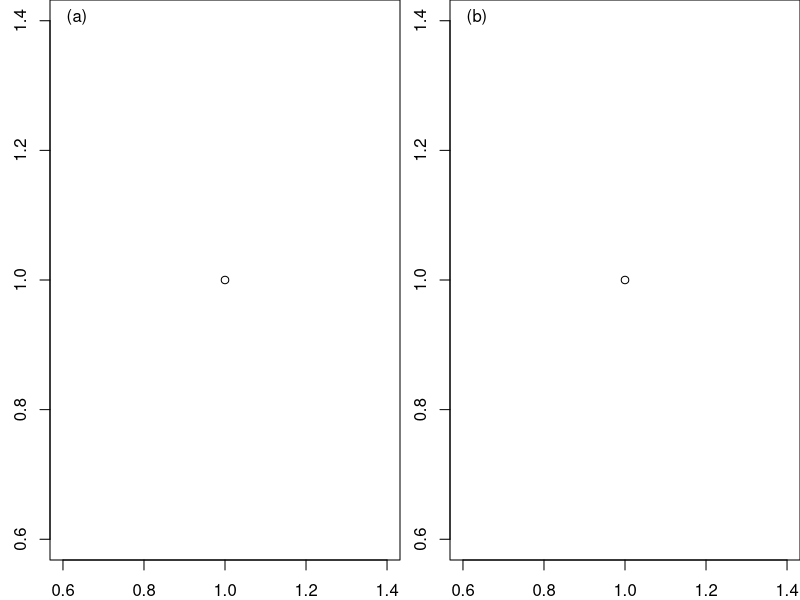
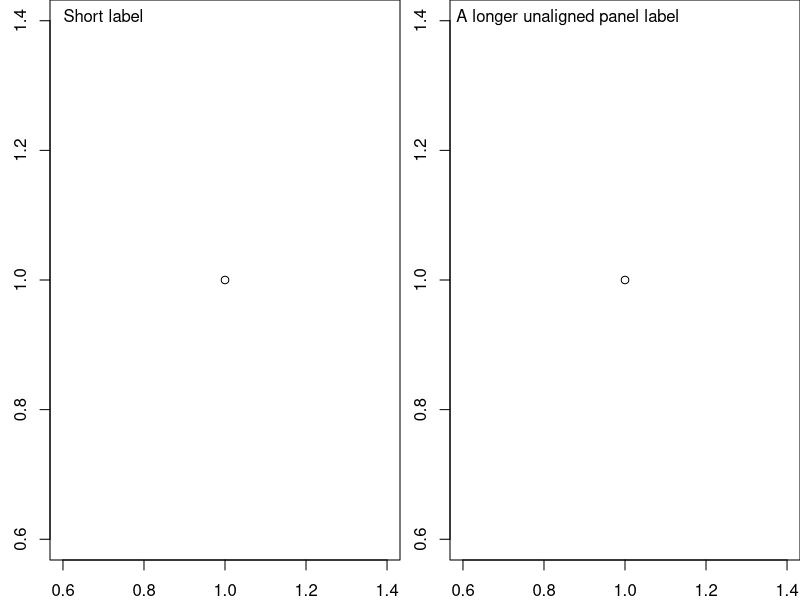
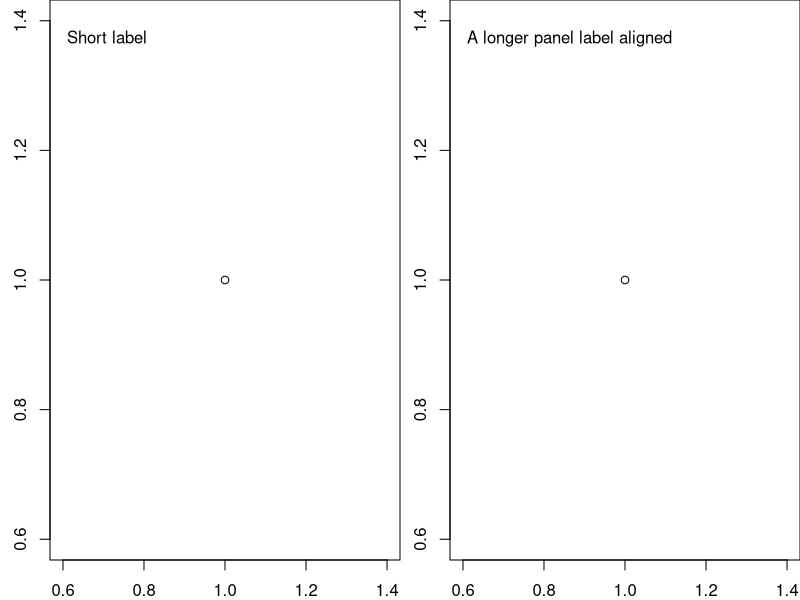
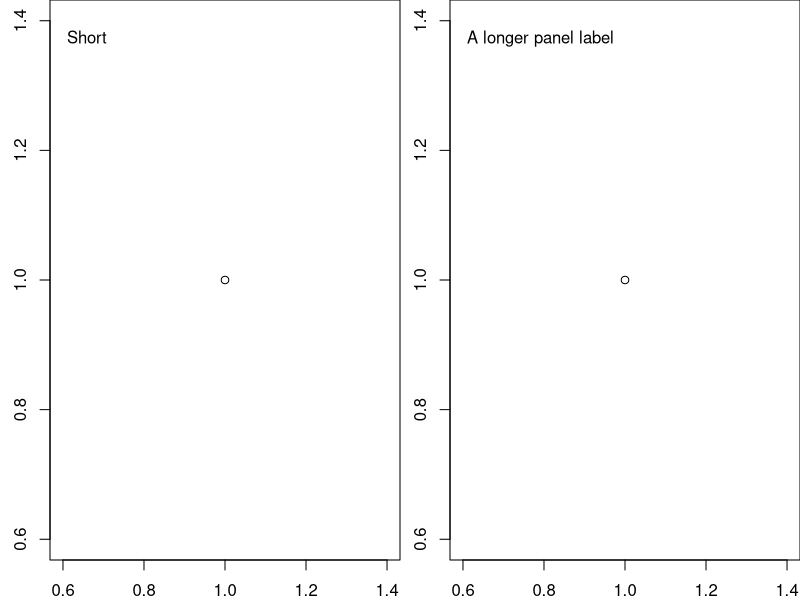

These charts were generated, in order, by the following R code:
## ---- chunk 1
par(mfrow = c(1, 2), mar = c(2, 2.5, 0, 0))
for(i in 1:2) {
  plot(1)
  mtext(paste0("(", letters[i], ")"), side = 3, adj = 0.05, 
    line = -1.3)
}
## ---- chunk 2
labels <- c("Short label", "A longer unaligned panel label")
par(mfrow = c(1, 2), mar = c(2, 2.5, 0, 0))
for(i in 1:2) {
  plot(1)
  mtext(labels[i], side = 3, adj = 0.05, line = -1.3)
}
## ---- chunk 3
labels <- c("Short label", "A longer panel label aligned")
par(mfrow = c(1, 2), mar = c(2, 2.5, 0, 0))
for(i in 1:2) {
  plot(1)
  u <- par("usr")
  x <- u[1] + 0.02 * (u[2] - u[1])
  y <- u[4] - 0.07 * (u[4] - u[3])
  text(x, y, labels[i], pos = 4)
}
## ---- chunk 4
#' @param xfrac The fraction over from the left side.
#' @param yfrac The fraction down from the top.
#' @param label The text to label with.
#' @param ... Anything extra to pass to text(), e.g. cex, col.
add_label <- function(xfrac, yfrac, label, ...) {
  u <- par("usr")
  x <- u[1] + xfrac * (u[2] - u[1])
  y <- u[4] - yfrac * (u[4] - u[3])
  text(x, y, label, pos = 4, ...)
}
## ---- chunk 5
labels <- c("Short", "A longer panel label")
par(mfrow = c(1, 2), mar = c(2, 2.5, 0, 0))
for(i in 1:2) {
  plot(1)
  add_label(0.02, 0.07, labels[i])
}
